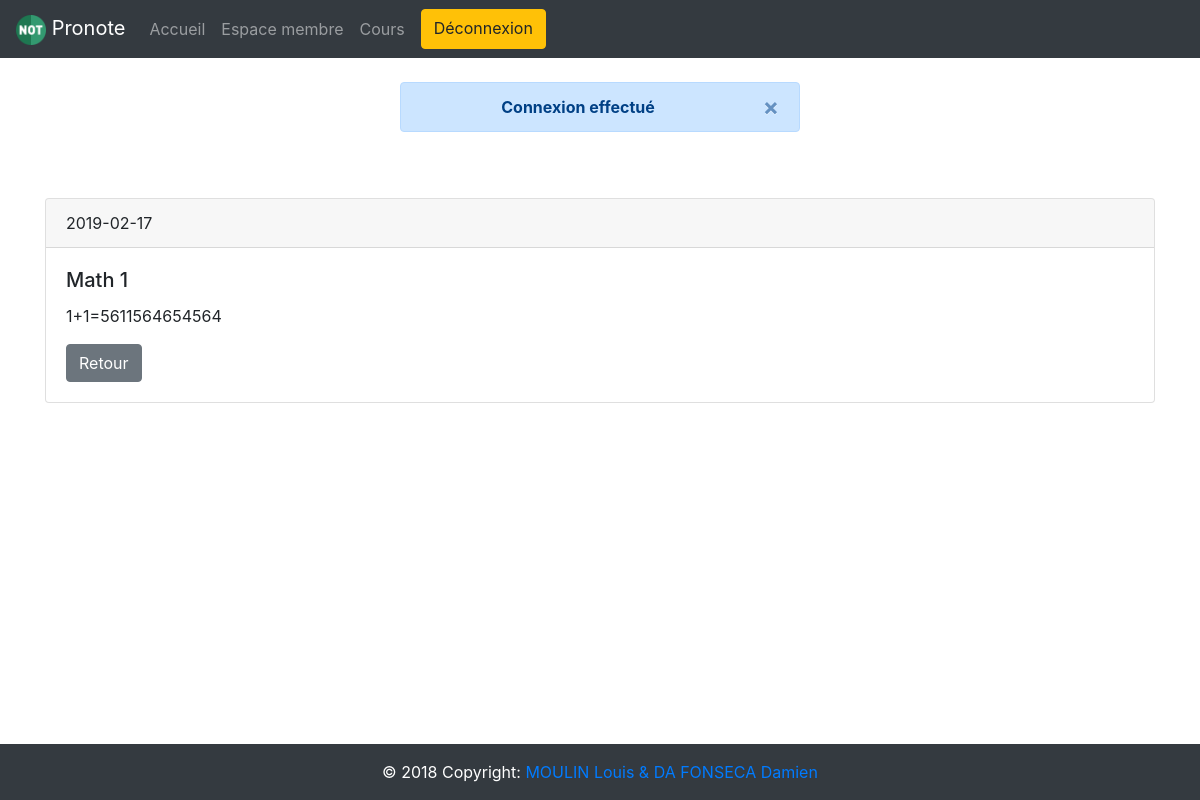
The app's page /vue/cours/voir-cours.php?id_cours=3 (signed in) with its own data.
### tables this page shows
CREATE TABLE IF NOT EXISTS `cours` (
  `id_cours` int(10) unsigned NOT NULL AUTO_INCREMENT,
  `id_classe` int(10) unsigned NOT NULL,
  `id_profs` int(10) unsigned NOT NULL,
  `titre` varchar(30) NOT NULL,
  `texte` text NOT NULL,
  `date_cours` varchar(10) NOT NULL,
  PRIMARY KEY (`id_cours`),
  KEY `id_classe` (`id_classe`),
  KEY `id_profs` (`id_profs`)
);

### APP/cours/cours_management.php (called while the page is built, shortened)
<?php
require_once($_SERVER["DOCUMENT_ROOT"].'/pronote/APP/pronote_management.php');
require_once($_SERVER["DOCUMENT_ROOT"].'/pronote/APP/connexionpdo.php');
Class cours_management extends pronote_management {
    public function getCours($id_cours) {
        $pdo=new connexionpdo();
        $prepare=$pdo->pdo_start()->prepare("SELECT * FROM cours WHERE id_cours=?");
        $prepare->execute([
            $id_cours
        ]);
        $result=$prepare->fetch();
        return $result;
    }
}

### APP/connexionpdo.php (called while the page is built, shortened)
<?php
Class connexionpdo {
    public function __construct($sql = ["localhost", "pronote", "root", null])
    {
        try {
            $this->bdd = new PDO("mysql:host={$sql[0]};dbname={$sql[1]}", $sql[2], $sql[3]);
        } catch (Exception $e) {
            die('Erreur : ' . $e->getMessage());
        }
    }
    public function pdo_start() {
        return $this->bdd;
    }
}

### vue/cours/voir-cours.php (the view, shortened to what this page needs)
<?php
include($_SERVER["DOCUMENT_ROOT"].'/pronote/APP/include/header.php');
require_once($_SERVER["DOCUMENT_ROOT"].'/pronote/APP/cours/cours_management.php');
require_once($_SERVER["DOCUMENT_ROOT"].'/pronote/APP/pronote_management.php');
if(empty($_COOKIE['user'])) {
    $erreur = new pronote_management();
    $erreur->setMessage('Vous n\'avez pas accès a cette page','index.php');
}else{
if($_GET) {
$value=new cours_management();
$result = $value->getCours($_GET['id_cours']);
?>
    <div class="container" style="padding-top:50px;">
    <div class="card">
        <div class="card-header">
            <?php echo $result['date_cours']; ?>
        </div>
        <div class="card-body">
            <h5 class="card-title"><?php echo $result['titre']; ?></h5>
            <p class="card-text"><?php echo $result['texte']; ?></p>
            <form>
                <input class="btn btn-secondary" type="button" value="Retour" onclick="history.go(-1)">
            </form>
        </div>
    </div>
    </div>
<?php }
include($_SERVER["DOCUMENT_ROOT"].'/pronote/APP/include/footer.php');}
?>

### records on screen
cours: date_cours "2019-02-17", titre "Math 1", texte "1+1=5611564654564"

### other values on screen
$_SESSION['message'] "Connexion effectué"
